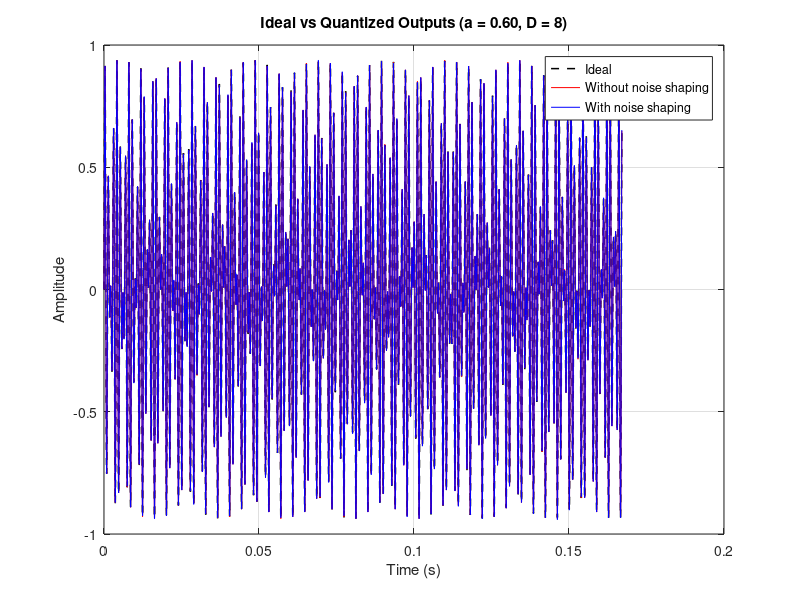
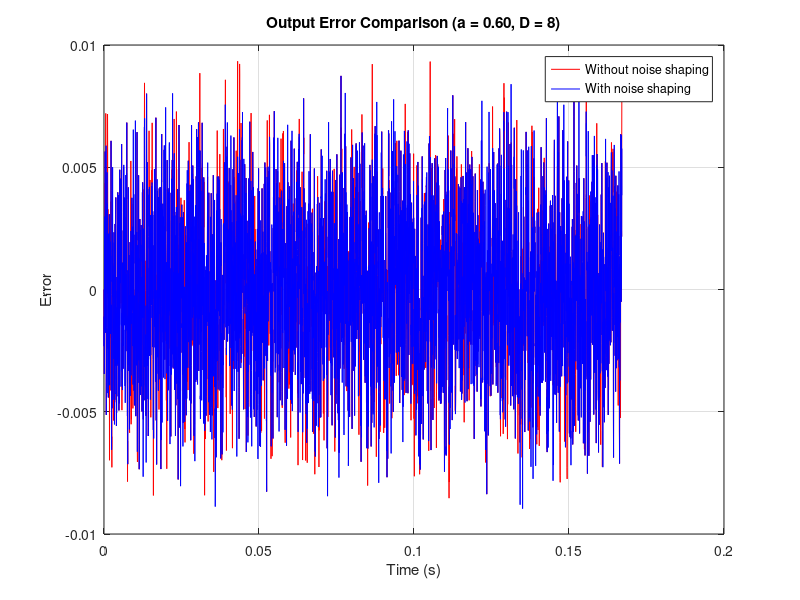
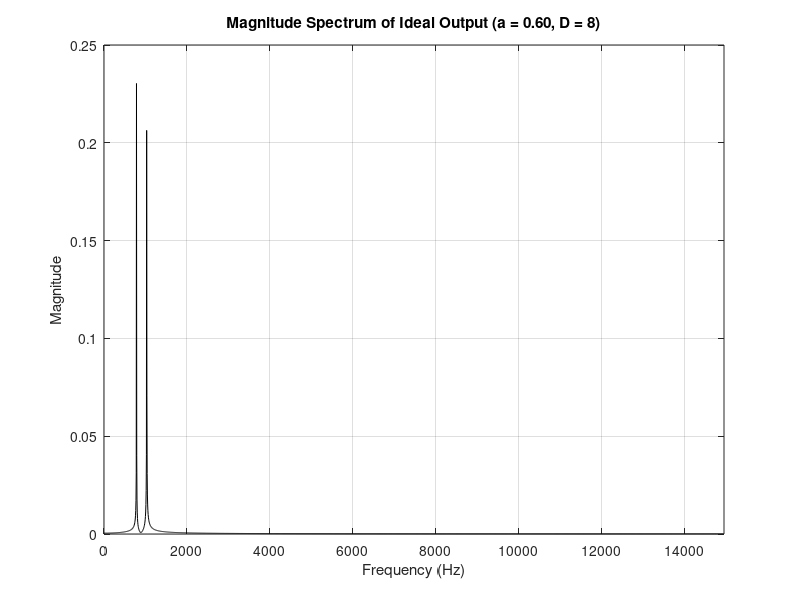
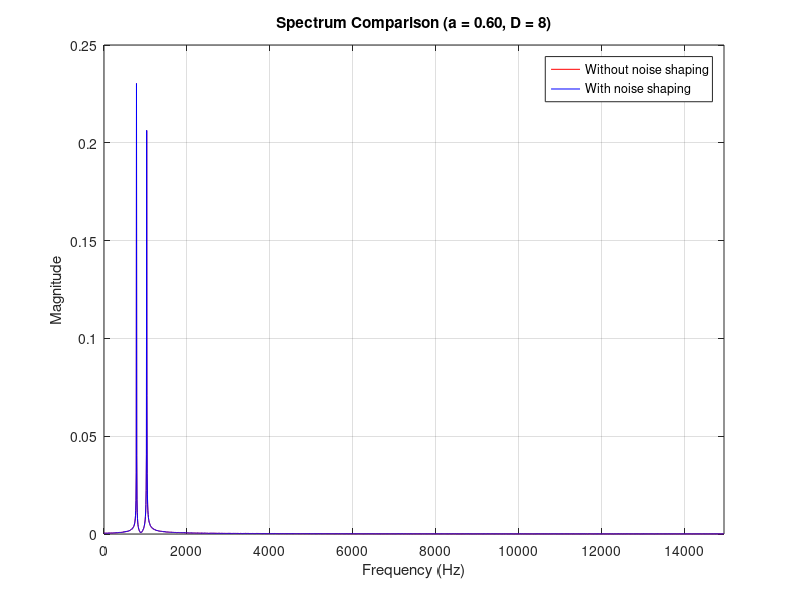

The MATLAB source for these figures, in order: (Note: this script raises an error after producing the figures.)
clear; clc; close all;

%% Common parameters
fs = 29927;
N  = 5000;
n  = 0:N-1;
t  = n/fs;

x = 0.1*sin(2*pi*785*t) + 0.1*sin(2*pi*1031*t);

% Cases requested in the assignment
% [a, D]
cases = [
    0.6   8
    0.6  12
    0.95 12
];

num_cases = size(cases,1);

% Store results for summary
results = zeros(num_cases, 8);
% columns:
% 1=a, 2=D, 3=SNR_noNS_meas, 4=SNR_NS_meas,
% 5=improvement_meas, 6=SNR_noNS_theory, 7=SNR_NS_theory, 8=improvement_theory

for c = 1:num_cases

    a = cases(c,1);
    D = cases(c,2);

    fprintf('\n====================================================\n');
    fprintf('Case %d: a = %.2f, D = %d bits\n', c, a, D);
    fprintf('====================================================\n');

    %% Step 1: Linf scaling
    x_inf = max(abs(x));
    K = (1 - abs(a)) / x_inf;

    fprintf('||x||_inf = %.10f\n', x_inf);
    fprintf('K         = %.10f\n', K);

    %% Quantizer
    Q = @(v) round(v * 2^D) / 2^D;
    delta = 2^(-D);
    sigma_q2 = delta^2 / 12;

    %% Quantized input
    xq = Q(x);

    %% Ideal output (same reference for both systems)
    y_ideal = zeros(1, N);
    for i = 2:N
        y_ideal(i) = K*x(i) + a*y_ideal(i-1);
    end

    signal_power = var(y_ideal);

    %% =========================================================
    %% A) WITHOUT NOISE SHAPING
    %% =========================================================
    yq_noNS = zeros(1, N);

    % Plain recursive quantized filter:
    % y[n] = Q( Q(K*xq[n]) + Q(a*y[n-1]) )
    for i = 2:N
        mult_in = Q(K * xq(i));
        mult_fb = Q(a * yq_noNS(i-1));
        yq_noNS(i) = Q(mult_in + mult_fb);
    end

    e_out_noNS = y_ideal - yq_noNS;
    noise_power_noNS = var(e_out_noNS);
    SNR_noNS_meas_dB = 10 * log10(signal_power / noise_power_noNS);

    % Theoretical noise power for non-noise-shaped structure
    % input quantization + 3 quantizers inside loop
    theoretical_noise_noNS = ((K^2 + 3) * sigma_q2) / (1 - a^2);
    SNR_noNS_theory_dB = 10 * log10(signal_power / theoretical_noise_noNS);

    %% =========================================================
    %% B) WITH NOISE SHAPING
    %% =========================================================
    yq_NS = zeros(1, N);   % quantized output
    v_NS  = zeros(1, N);   % quantizer input
    e_NS  = zeros(1, N);   % quantizer error

    % Noise-shaping recursion:
    % v[n] = K*xq[n] + a*y[n-1] - e[n-1]
    % y[n] = Q(v[n])
    % e[n] = y[n] - v[n]
    for i = 2:N
        v_NS(i)  = K*xq(i) + a*yq_NS(i-1) - e_NS(i-1);
        yq_NS(i) = Q(v_NS(i));
        e_NS(i)  = yq_NS(i) - v_NS(i);
    end

    e_out_NS = y_ideal - yq_NS;
    noise_power_NS = var(e_out_NS);
    SNR_NS_meas_dB = 10 * log10(signal_power / noise_power_NS);

    % Theoretical noise power for noise-shaped structure
    theoretical_noise_NS = sigma_q2 * ( K^2/(1 - a^2) + 2/(1 + a) );
    SNR_NS_theory_dB = 10 * log10(signal_power / theoretical_noise_NS);

    %% Improvements
    improvement_meas   = SNR_NS_meas_dB   - SNR_noNS_meas_dB;
    improvement_theory = SNR_NS_theory_dB - SNR_noNS_theory_dB;

    %% Print results
    fprintf('\n--- WITHOUT noise shaping ---\n');
    fprintf('Measured noise power     = %.10e\n', noise_power_noNS);
    fprintf('Measured SNR             = %.10f dB\n', SNR_noNS_meas_dB);
    fprintf('Theoretical noise power  = %.10e\n', theoretical_noise_noNS);
    fprintf('Theoretical SNR          = %.10f dB\n', SNR_noNS_theory_dB);

    fprintf('\n--- WITH noise shaping ---\n');
    fprintf('Measured noise power     = %.10e\n', noise_power_NS);
    fprintf('Measured SNR             = %.10f dB\n', SNR_NS_meas_dB);
    fprintf('Theoretical noise power  = %.10e\n', theoretical_noise_NS);
    fprintf('Theoretical SNR          = %.10f dB\n', SNR_NS_theory_dB);

    fprintf('\n--- Improvement due to noise shaping ---\n');
    fprintf('Measured SNR improvement = %.10f dB\n', improvement_meas);
    fprintf('Theory SNR improvement   = %.10f dB\n', improvement_theory);

    %% Store results
    results(c,:) = [a, D, SNR_noNS_meas_dB, SNR_NS_meas_dB, ...
                    improvement_meas, SNR_noNS_theory_dB, ...
                    SNR_NS_theory_dB, improvement_theory];

    %% =========================================================
    %% Plots
    %% =========================================================

    % Quantized outputs comparison
    figure;
    plot(t, y_ideal, 'k--', 'LineWidth', 1.1); hold on;
    plot(t, yq_noNS, 'r');
    plot(t, yq_NS, 'b');
    xlabel('Time (s)');
    ylabel('Amplitude');
    title(sprintf('Ideal vs Quantized Outputs (a = %.2f, D = %d)', a, D));
    legend('Ideal', 'Without noise shaping', 'With noise shaping');
    grid on;

    % Error comparison
    figure;
    plot(t, e_out_noNS, 'r'); hold on;
    plot(t, e_out_NS, 'b');
    xlabel('Time (s)');
    ylabel('Error');
    title(sprintf('Output Error Comparison (a = %.2f, D = %d)', a, D));
    legend('Without noise shaping', 'With noise shaping');
    grid on;

    % Spectrum of ideal output
    Y_ideal = fft(y_ideal)/N;
    f = (0:N-1)*(fs/N);

    figure;
    plot(f(1:floor(N/2)), abs(Y_ideal(1:floor(N/2))), 'k');
    xlabel('Frequency (Hz)');
    ylabel('Magnitude');
    title(sprintf('Magnitude Spectrum of Ideal Output (a = %.2f, D = %d)', a, D));
    grid on;
    xlim([0 fs/2]);

    % Spectrum comparison of quantized outputs
    Y_noNS = fft(yq_noNS)/N;
    Y_NS   = fft(yq_NS)/N;

    figure;
    plot(f(1:floor(N/2)), abs(Y_noNS(1:floor(N/2))), 'r'); hold on;
    plot(f(1:floor(N/2)), abs(Y_NS(1:floor(N/2))), 'b');
    xlabel('Frequency (Hz)');
    ylabel('Magnitude');
    title(sprintf('Spectrum Comparison (a = %.2f, D = %d)', a, D));
    legend('Without noise shaping', 'With noise shaping');
    grid on;
    xlim([0 fs/2]);

end

%% =========================================================
%% Summary table
%% =========================================================
fprintf('\n\n===================== SUMMARY =====================\n');
fprintf('   a      D    SNR_noNS(meas)   SNR_NS(meas)   Improve(meas)   SNR_noNS(th)   SNR_NS(th)   Improve(th)\n');
fprintf('--------------------------------------------------------------------------------------------------------\n');
for c = 1:num_cases
    fprintf('%5.2f   %2d    %14.4f   %12.4f   %13.4f   %12.4f   %10.4f   %11.4f\n', ...
        results(c,1), results(c,2), results(c,3), results(c,4), ...
        results(c,5), results(c,6), results(c,7), results(c,8));
end

%% Bar plot of measured SNRs
figure;
bar(results(:,3:4));
set(gca, 'XTickLabel', ...
    compose('a=%.2f, D=%d', results(:,1), results(:,2)));
xlabel('Case');
ylabel('SNR (dB)');
title('Measured SNR: Without vs With Noise Shaping');
legend('Without noise shaping', 'With noise shaping');
grid on;

%% Bar plot of measured improvement
figure;
bar(results(:,5));
set(gca, 'XTickLabel', ...
    compose('a=%.2f, D=%d', results(:,1), results(:,2)));
xlabel('Case');
ylabel('SNR Improvement (dB)');
title('Measured SNR Improvement Due to Noise Shaping');
grid on;
